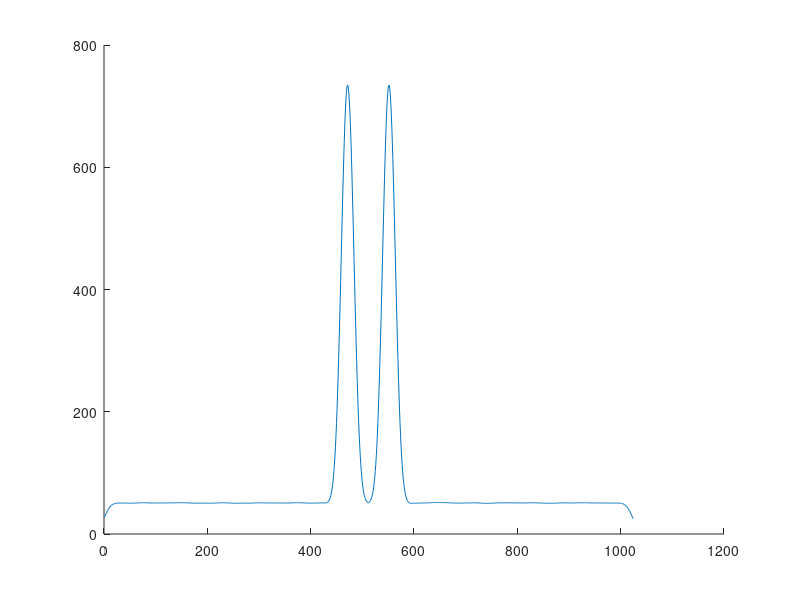

This chart was generated by the following MATLAB code: (Note: this script raises an error after producing the figure.)
%% Init
clear all; close all;

port = 1024;

width = 10;
delta = 40;
center = floor(port/2);

sensorSize = 150;

iterations = 100;
deltas = zeros(1, iterations);

cols = hsv(iterations); c = 0;
figure(1); figure(2), hold on; 

% Generates Input
input = randn(port, port).^2/20;

input(:, (512 - delta - width):(512 - delta + width)) = 1;
input(:, (512 + delta - width):(512 + delta + width)) = 1;

input = conv2(input, fspecial('gaussian', 60, 10), 'same');

%hist(input(:), 0:0.1:1)
plot(sum(input))
iter = 1;

%% Loop
for iter = 1:iterations

    %% Generates sensors
    close all;
    sensors = genRetina(100000, sensorSize, port);
    %sensors = genCamera(sensorSize, port);
    sensorNum = length(sensors);


    %% Computes sensor vs input

    for s=1:sensorNum
        sensor = sensors(:, s);
        x = sensor(1);
        y = sensor(2);

        sensors(3, s) = sensors(3, s) + sum(sum(input(x:(x+sensorSize), y:(y+sensorSize))));
    end


    %% Display sensors

    sensorDisp = zeros(port, port);
    for s=1:sensorNum
        sensor = sensors(:, s);
        sensorDisp(sensor(1), sensor(2)) = sensor(3);% + sensorDisp(sensor(1), sensor(2));
    end
    imagesc(sensorDisp);
    
    %sensorDisp = conv2(sensorDisp, ones(sensorSize, sensorSize), 'same');

    figure(3);
    imagesc(sensorDisp);


    %% Re-Compute delta
    vals = conv(sum(sensorDisp), fspecial('gaussian',[100 ,1], 10), 'same');
    %vals2 = vals(2:end)-vals(1:end-1);
    %[pks, locs] = findpeaks(vals(vals2~=0), 'sortstr', 'descend');
    [pks, locs] = findpeaks(vals, 'sortstr', 'descend');
    
    [null b] = sort(pks, 'descend');
    
    detected_delta = abs(locs(b(1)) - locs(b(2)))/2;
    deltas(iter) = detected_delta;
    
    figure(1);
    plot(deltas);
    [median(deltas(1:iter)) std(deltas(1:iter))]

    figure(2);
    plot(vals/max(vals) + iter, 'color', cols(iter, :))
    
    drawnow();

end
